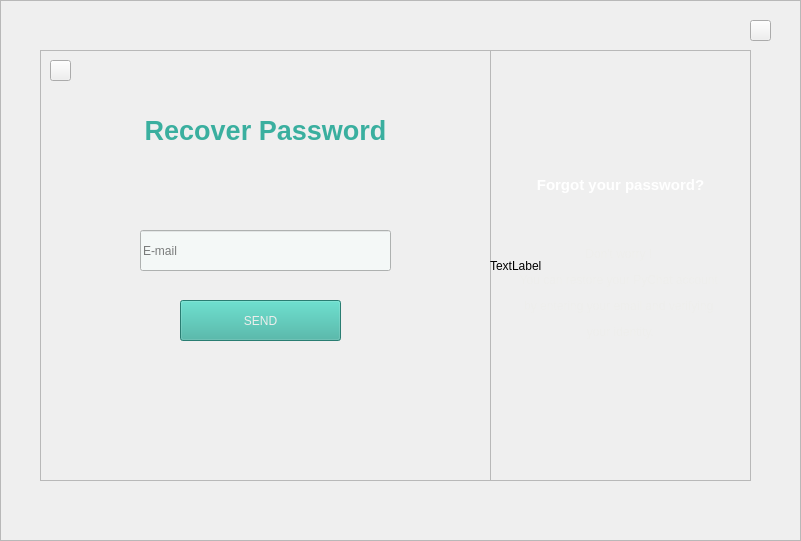
   <widget class="QFrame" name="Recover_FRM">
    <property name="geometry">
     <rect>
      <x>1840</x>
      <y>20</y>
      <width>801</width>
      <height>541</height>
     </rect>
    </property>
    <property name="frameShape">
     <enum>QFrame::StyledPanel</enum>
    </property>
    <property name="frameShadow">
     <enum>QFrame::Raised</enum>
    </property>
    <widget class="QLabel" name="label_4">
     <property name="geometry">
      <rect>
       <x>0</x>
       <y>0</y>
       <width>801</width>
       <height>541</height>
      </rect>
     </property>
     <property name="text">
      <string/>
     </property>
     <property name="pixmap">
      <pixmap>images/b-1.jpg</pixmap>
     </property>
    </widget>
    <widget class="QFrame" name="frame">
     <property name="geometry">
      <rect>
       <x>40</x>
       <y>50</y>
       <width>451</width>
       <height>431</height>
      </rect>
     </property>
     <property name="frameShape">
      <enum>QFrame::StyledPanel</enum>
     </property>
     <property name="frameShadow">
      <enum>QFrame::Raised</enum>
     </property>
     <widget class="QFrame" name="frame_13">
      <property name="geometry">
       <rect>
        <x>0</x>
        <y>0</y>
        <width>451</width>
        <height>431</height>
       </rect>
      </property>
      <property name="cursor">
       <cursorShape>PointingHandCursor</cursorShape>
      </property>
      <property name="frameShape">
       <enum>QFrame::StyledPanel</enum>
      </property>
      <property name="frameShadow">
       <enum>QFrame::Raised</enum>
      </property>
      <widget class="QLineEdit" name="Username_LE_2">
       <property name="geometry">
        <rect>
         <x>100</x>
         <y>180</y>
         <width>251</width>
         <height>41</height>
        </rect>
       </property>
       <property name="cursor">
        <cursorShape>IBeamCursor</cursorShape>
       </property>
       <property name="styleSheet">
        <string notr="true">background-color: rgb(244, 248, 247);</string>
       </property>
       <property name="cursorPosition">
        <number>0</number>
       </property>
       <property name="placeholderText">
        <string>E-mail</string>
       </property>
       <property name="clearButtonEnabled">
        <bool>true</bool>
       </property>
      </widget>
      <widget class="QPushButton" name="Signin_BTN_2">
       <property name="geometry">
        <rect>
         <x>140</x>
         <y>250</y>
         <width>161</width>
         <height>41</height>
        </rect>
       </property>
       <property name="cursor">
        <cursorShape>PointingHandCursor</cursorShape>
       </property>
       <property name="styleSheet">
        <string notr="true">color: rgb(238, 238, 236);
background-color: rgb(57, 175, 159);
</string>
       </property>
       <property name="text">
        <string>SEND</string>
       </property>
      </widget>
      <widget class="QLabel" name="label_17">
       <property name="geometry">
        <rect>
         <x>0</x>
         <y>60</y>
         <width>451</width>
         <height>41</height>
        </rect>
       </property>
       <property name="text">
        <string>&lt;html&gt;&lt;head/&gt;&lt;body&gt;&lt;p&gt;&lt;span style=&quot; font-size:20pt; font-weight:600; color:#3aaf9f;&quot;&gt;Recover Password&lt;/span&gt;&lt;/p&gt;&lt;/body&gt;&lt;/html&gt;</string>
       </property>
       <property name="alignment">
        <set>Qt::AlignCenter</set>
       </property>
      </widget>
      <widget class="QPushButton" name="pushButton_6">
       <property name="geometry">
        <rect>
         <x>10</x>
         <y>10</y>
         <width>21</width>
         <height>21</height>
        </rect>
       </property>
       <property name="text">
        <string/>
       </property>
       <property name="icon">
        <iconset>
         <normaloff>images/back.png</normaloff>images/back.png</iconset>
       </property>
      </widget>
     </widget>
    </widget>
    <widget class="QFrame" name="Varify_FRM_3">
     <property name="geometry">
      <rect>
       <x>490</x>
       <y>50</y>
       <width>261</width>
       <height>431</height>
      </rect>
     </property>
     <property name="styleSheet">
      <string notr="true"/>
     </property>
     <property name="frameShape">
      <enum>QFrame::StyledPanel</enum>
     </property>
     <property name="frameShadow">
      <enum>QFrame::Raised</enum>
     </property>
     <widget class="QLabel" name="label_23">
      <property name="geometry">
       <rect>
        <x>0</x>
        <y>110</y>
        <width>261</width>
        <height>51</height>
       </rect>
      </property>
      <property name="styleSheet">
       <string notr="true">background-color: transparent;</string>
      </property>
      <property name="text">
       <string>&lt;!DOCTYPE HTML PUBLIC &quot;-//W3C//DTD HTML 4.0//EN&quot; &quot;http://www.w3.org/TR/REC-html40/strict.dtd&quot;&gt;
&lt;html&gt;&lt;head&gt;&lt;meta name=&quot;qrichtext&quot; content=&quot;1&quot; /&gt;&lt;style type=&quot;text/css&quot;&gt;
p, li { white-space: pre-wrap; }
&lt;/style&gt;&lt;/head&gt;&lt;body style=&quot; font-family:'Umpush Light'; font-size:10pt; font-weight:400; font-style:normal;&quot;&gt;
&lt;p align=&quot;center&quot; style=&quot; margin-top:0px; margin-bottom:0px; margin-left:0px; margin-right:0px; -qt-block-indent:0; text-indent:0px;&quot;&gt;&lt;span style=&quot; font-size:11pt; font-weight:600; color:#ffffff;&quot;&gt;Forgot your password?&lt;/span&gt;&lt;/p&gt;&lt;/body&gt;&lt;/html&gt;</string>
      </property>
      <property name="alignment">
       <set>Qt::AlignCenter</set>
      </property>
     </widget>
     <widget class="QLabel" name="label_24">
      <property name="geometry">
       <rect>
        <x>0</x>
        <y>160</y>
        <width>261</width>
        <height>181</height>
       </rect>
      </property>
      <property name="styleSheet">
       <string notr="true">background-color: transparent;</string>
      </property>
      <property name="text">
       <string>&lt;html&gt;&lt;head/&gt;&lt;body&gt;&lt;p align=&quot;center&quot;&gt;&lt;span style=&quot; color:#eeeeec;&quot;&gt;Don't worry ! &lt;/span&gt;&lt;/p&gt;&lt;p&gt;&lt;span style=&quot; color:#eeeeec;&quot;&gt;You can restore your PyChat account &lt;/span&gt;&lt;/p&gt;&lt;p&gt;&lt;span style=&quot; color:#eeeeec;&quot;&gt;by entering your email and verifying &lt;/span&gt;&lt;/p&gt;&lt;p&gt;&lt;span style=&quot; color:#eeeeec;&quot;&gt;your identity. &lt;br/&gt;&lt;/span&gt;&lt;/p&gt;&lt;/body&gt;&lt;/html&gt;</string>
      </property>
      <property name="alignment">
       <set>Qt::AlignCenter</set>
      </property>
     </widget>
     <widget class="QLabel" name="label_21">
      <property name="geometry">
       <rect>
        <x>0</x>
        <y>0</y>
        <width>261</width>
        <height>431</height>
       </rect>
      </property>
      <property name="text">
       <string>TextLabel</string>
      </property>
      <property name="scaledContents">
       <bool>true</bool>
      </property>
     </widget>
     <zorder>label_21</zorder>
     <zorder>label_23</zorder>
     <zorder>label_24</zorder>
    </widget>
    <widget class="QPushButton" name="pushButton_9">
     <property name="geometry">
      <rect>
       <x>750</x>
       <y>20</y>
       <width>21</width>
       <height>21</height>
      </rect>
     </property>
     <property name="cursor">
      <cursorShape>PointingHandCursor</cursorShape>
     </property>
     <property name="styleSheet">
      <string notr="true">background-color: rgba(transparent)</string>
     </property>
     <property name="text">
      <string/>
     </property>
     <property name="icon">
      <iconset>
       <normaloff>images/close2.png</normaloff>images/close2.png</iconset>
     </property>
    </widget>
   </widget>
